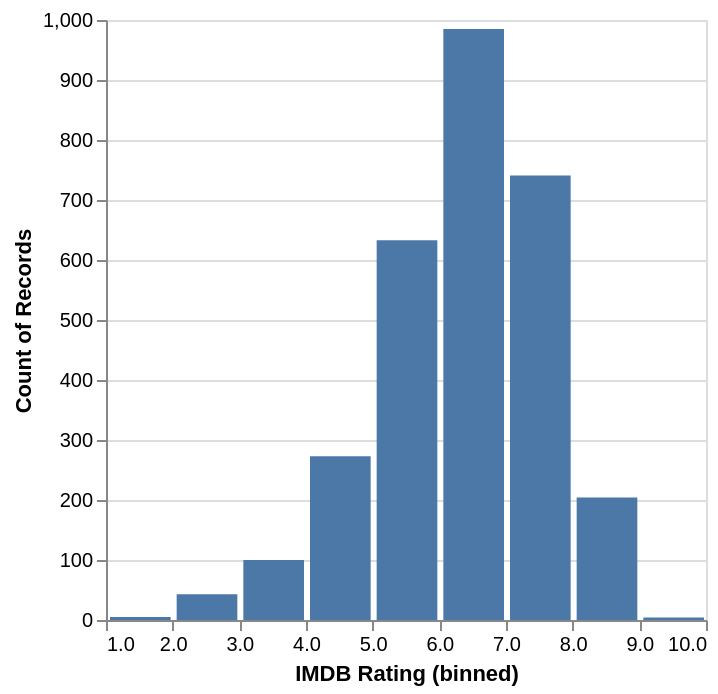

Specify this chart in Vega-Lite:
### Vega-Lite specification from a JSON file in a GitHub repository (floating-point values rounded to 4 significant figures; data arrays with more than 128 entries replaced by an {"elided": "..."} marker saying what was removed)
{"$schema": "https://vega.github.io/schema/vega-lite/v4.json", "data": {"values": {"elided": "3201 records"}}, "mark": {"type": "bar", "binSpacing": 3}, "encoding": {"x": {"bin": true, "field": "IMDB Rating"}, "y": {"aggregate": "count"}}}
